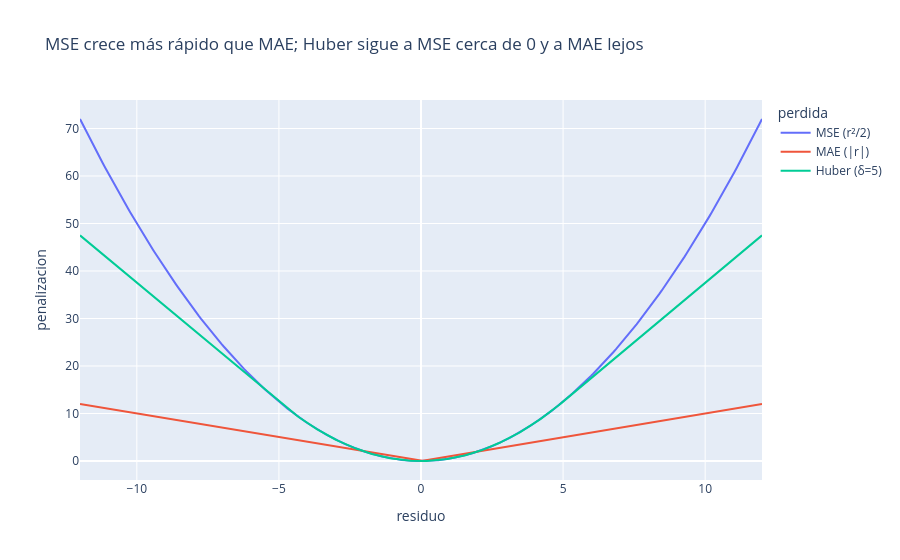

Here is the notebook cell this chart was saved with:
### Markdown cell above
El **RMSE** (*Root Mean Squared Error*) es simplemente la raíz cuadrada del
MSE. Se usa mucho para comunicar resultados porque, al deshacer el cuadrado,
vuelve a las unidades originales de $y$: si predices calificaciones, el RMSE se
lee en puntos de calificación; si predices minutos, se lee en minutos.

## 4. MAE y Huber: otras prioridades para el mismo problema

El **MAE** (*Mean Absolute Error*) usa la otra penalización que graficamos:

$$MAE = \frac{1}{n}\sum_{i=1}^{n}|y_i-\hat{y}_i|$$

Como cada unidad de error pesa igual, el MAE es menos sensible a un dato
atípico (*outlier*) que el MSE. **Huber Loss** es un punto intermedio: se
comporta como el cuadrado cerca de cero y como el valor absoluto lejos de cero
(lo veremos a fondo en
[`03_huber_loss_en_profundidad.ipynb`](03_huber_loss_en_profundidad.ipynb)).
MSE y MAE se estudian cada una en su propio notebook de profundización —
[`04_mse_en_profundidad.ipynb`](04_mse_en_profundidad.ipynb) y
[`05_mae_en_profundidad.ipynb`](05_mae_en_profundidad.ipynb) — con ejemplos
simples y reales de cuándo conviene cada una.
Comparemos las tres penalizaciones juntas:

### Code cell
delta = 5.0
r = np.linspace(-12, 12, 300)
comparacion = pl.DataFrame({
    "residuo": np.concatenate([r, r, r]),
    "penalizacion": np.concatenate([r ** 2 / 2, np.abs(r), huber(delta, r)]),
    "perdida": ["MSE (r²/2)"] * len(r) + ["MAE (|r|)"] * len(r) + [f"Huber (δ={delta:.0f})"] * len(r),
})
px.line(
    comparacion, x="residuo", y="penalizacion", color="perdida",
    title="MSE crece más rápido que MAE; Huber sigue a MSE cerca de 0 y a MAE lejos",
).show()

### Figure 1 — Plotly figure (JSON) as saved in the notebook; plotly's stock layout.template omitted (floating-point values rounded to 4 significant figures; data arrays with more than 128 entries replaced by an {"elided": "..."} marker saying what was removed)
{"data": [{"hovertemplate": "perdida=MSE (r²/2)<br>residuo=%{x}<br>penalizacion=%{y}<extra></extra>", "legendgroup": "MSE (r²/2)", "line": {"color": "#636efa", "dash": "solid"}, "marker": {"symbol": "circle"}, "mode": "lines", "name": "MSE (r²/2)", "orientation": "v", "showlegend": true, "type": "scatter", "x": {"elided": "300 float values"}, "xaxis": "x", "y": {"elided": "300 float values"}, "yaxis": "y"}, {"hovertemplate": "perdida=MAE (|r|)<br>residuo=%{x}<br>penalizacion=%{y}<extra></extra>", "legendgroup": "MAE (|r|)", "line": {"color": "#EF553B", "dash": "solid"}, "marker": {"symbol": "circle"}, "mode": "lines", "name": "MAE (|r|)", "orientation": "v", "showlegend": true, "type": "scatter", "x": {"elided": "300 float values"}, "xaxis": "x", "y": {"elided": "300 float values"}, "yaxis": "y"}, {"hovertemplate": "perdida=Huber (δ=5)<br>residuo=%{x}<br>penalizacion=%{y}<extra></extra>", "legendgroup": "Huber (δ=5)", "line": {"color": "#00cc96", "dash": "solid"}, "marker": {"symbol": "circle"}, "mode": "lines", "name": "Huber (δ=5)", "orientation": "v", "showlegend": true, "type": "scatter", "x": {"elided": "300 float values"}, "xaxis": "x", "y": {"elided": "300 float values"}, "yaxis": "y"}], "layout": {"legend": {"title": {"text": "perdida"}, "tracegroupgap": 0}, "title": {"text": "MSE crece más rápido que MAE; Huber sigue a MSE cerca de 0 y a MAE lejos"}, "xaxis": {"anchor": "y", "domain": [0, 1], "title": {"text": "residuo"}}, "yaxis": {"anchor": "x", "domain": [0, 1], "title": {"text": "penalizacion"}}}}
